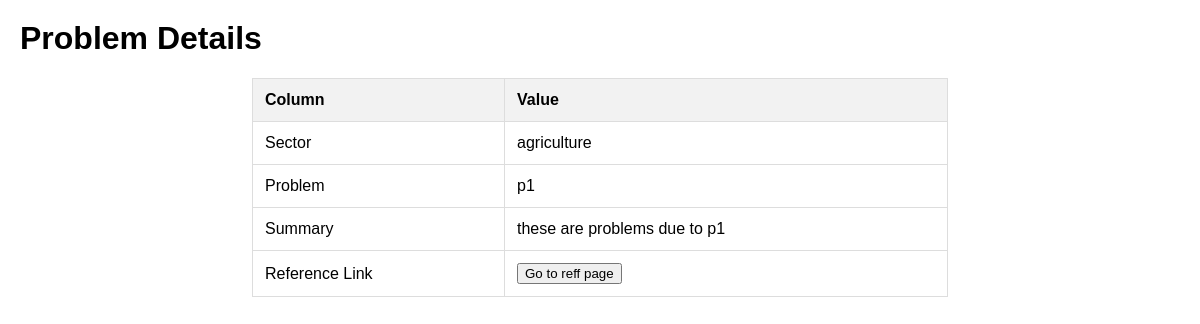
The app's page /problem/1/ with its own data.
### app1/models.py (models this page shows, shortened)
class Problems(models.Model):
    sector = models.CharField(max_length=20)
    problem = models.CharField(max_length=100)  # Add the 'problem' field
    summary = models.TextField()  # Add the 'summary' field
    reff_link = models.URLField(max_length=200)

### app1/views.py (the view)
# urls.py: path('problem/<int:problem_id>/', views.problem_detail, name='problem_detail'),
def problem_detail(request, problem_id):
    problem = Problems.objects.get(pk=problem_id)
    return render(request, 'problem_detail.html', {'problem': problem})

### templates/problem_detail.html (shortened to what this page needs)
<h1>Problem Details</h1>
<table>
    <thead>
        <tr>
            <th>Column</th>
            <th>Value</th>
        </tr>
    </thead>
    <tbody>
        <tr>
            <td>Sector</td>
            <td>{{ problem.sector }}</td>
        </tr>
        <tr>
            <td>Problem</td>
            <td>{{ problem.problem }}</td>
        </tr>
        <tr>
            <td>Summary</td>
            <td>{{ problem.summary }}</td>
        </tr>
        <tr>
            <td>Reference Link</td>
            <td><a href=" {{ problem.reff_link }}"><button type="button">Go to reff page</button></a></td>
        </tr>
    </tbody>
</table>

### templates/problem_detail.html (style rules this page uses)
table { width: 60%; margin: 20px auto; border-collapse: collapse; }
th, td { border: 1px solid #ddd; padding: 12px; text-align: left; }
th { background-color: #f2f2f2; }

### records on screen
Problems: sector "agriculture", problem "p1", summary "these are problems due to p1"
